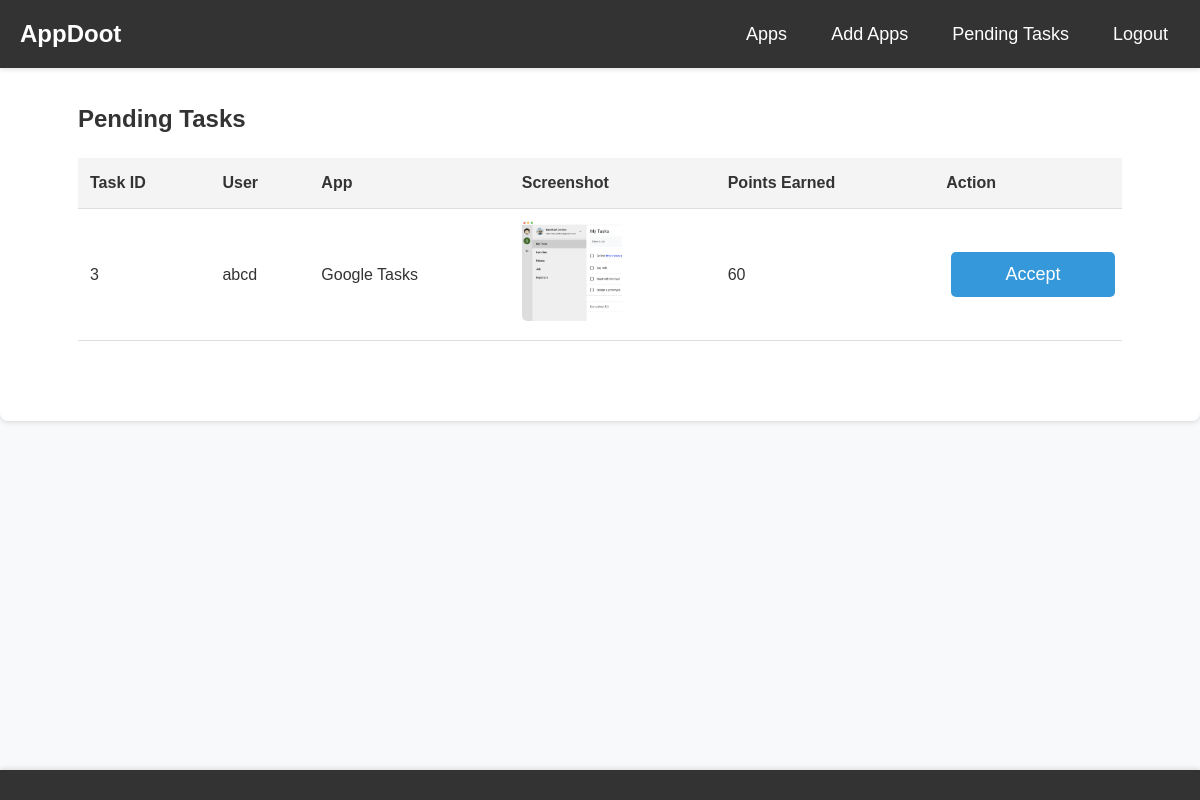
The page /api/v1/user/admin/pending-tasks/ (signed in) on the database its author committed.
### android/models.py (models this page shows, shortened)
class UserApps(models.Model):
    user = models.ForeignKey(User, on_delete=models.CASCADE)
    app = models.ForeignKey(App, on_delete=models.CASCADE)
    screenshot = models.ImageField(upload_to='screenshots/')
    points_earned = models.IntegerField(default=0)
    is_completed = models.BooleanField(default=False)

class App(models.Model):
    name = models.CharField(max_length=100)
    url = models.URLField(max_length=200, unique=True)  # Changed from package_name to url
    category = models.CharField(max_length=100)
    sub_category = models.CharField(max_length=100)
    points = models.IntegerField()
    logo = models.ImageField(upload_to='app_logos/')  # Added field to store the app logo

### user/views.py (the view)
# urls.py: path('admin/pending-tasks/', admin_pending_tasks, name='admin_pending_tasks'),
@login_required
def admin_pending_tasks(request):
    if not request.user.is_staff:
        return redirect('home')  # Redirect if the user is not an admin
    tasks = UserApps.objects.filter(is_completed=False)
    return render(request, 'admin/admin_pending_tasks.html', {'tasks': tasks})

### user/templates/admin/admin_pending_tasks.html (shortened to what this page needs)
{% extends 'user/base1.html' %}
{% load static %}
{% block content %}
<div class="admin-tasks-container">
    <h2>Pending Tasks</h2>
    <table class="table">
        <thead>
            <tr>
                <th>Task ID</th>
                <th>User</th>
                <th>App</th>
                <th>Screenshot</th>
                <th>Points Earned</th>
                <th>Action</th>
            </tr>
        </thead>
        <tbody>
            {% for task in tasks %}
            <tr>
                <td>{{ task.id }}</td>
                <td>{{ task.user.username }}</td>
                <td>{{ task.app.name }}</td>
                <td>
                    {% if task.screenshot %}
                        {% with task.screenshot.url|slice:"6:" as screenshot_path %}
                            <a href="{% static screenshot_path %}" target="_blank">
                                <img src="{% static screenshot_path %}" alt="Screenshot" width="100" style="cursor: pointer;">
                            </a>
                        {% endwith %}
                    {% else %}
                        No Screenshot
                    {% endif %}
                </td>
                <td>{{ task.points_earned }}</td>
                <td>
                    {% if not task.is_completed %}
                        <form action="{% url 'accept_task' task.id %}" method="post">
                            <button type="submit" class="btn btn-success">Accept</button>
                        </form>
                    {% else %}
                        Accepted
                    {% endif %}
                </td>
            </tr>
            {% empty %}
            <tr>
                <td colspan="6">No pending tasks</td>
            </tr>
            {% endfor %}
        </tbody>
    </table>
</div>
{% endblock %}

### user/templates/user/base1.html (shortened to what this page needs)
{% load static %}
<!DOCTYPE html>
<html lang="en">
<head>
    <link rel="stylesheet" href="{% static 'styles.css' %}">
</head>
<body>
    <nav class="navbar">
        <div class="container">
            <a href="{% url 'home' %}" class="logo">AppDoot</a>
            <ul class="nav-links">
                {% if user.is_authenticated %}
                    {% if user.is_staff %}
                        <li><a href="{% url 'ListApps' %}">Apps</a></li>
                        <li><a href="{% url 'add_app' %}">Add Apps</a></li>
                        <li><a href="{% url 'admin_pending_tasks'%}">Pending Tasks</a></li>
                        <li><a href="{% url 'logout' %}">Logout</a></li>
                    {% else %}
                        <li><a href="{% url 'user_profile' %}">Profile</a></li>
                        <li><a href="{% url 'user_tasks' %}">Tasks</a></li>
                        <li><a href="{% url 'logout' %}">Logout</a></li>
                    {% endif %}
                {% else %}
                    <li><a href="{% url 'login' %}">Login</a></li>
                    <li><a href="{% url 'signup' %}">Signup</a></li>
                {% endif %}
            </ul>
        </div>
    </nav>
    <main class="main-content">
        {% block content %}{% endblock %}
    </main>
    <footer class="footer">
    </footer>
</body>
</html>

### AppDoot/static/styles.css (style rules this page uses)
body { font-family: Arial, sans-serif; margin: 0; padding: 0; box-sizing: border-box; background-color: #f8f9fa; color: #333; line-height: 1.6; }
.container { max-width: 1200px; margin: 0 auto; padding: 0 20px; }
.navbar { background-color: #333; color: #fff; padding: 15px 0; box-shadow: 0 2px 4px rgba(0, 0, 0, 0.1); position: fixed; top:0; width: 100%; z-index: 1000; }
.navbar .container { display: flex; justify-content: space-between; align-items: center; }
.navbar .logo { font-size: 24px; text-decoration: none; color: #fff; font-weight: bold; transition: color 0.3s ease; }
.nav-links { list-style: none; padding: 0; margin: 0; display: flex; align-items: center; }
.nav-links li { margin-left: 20px; }
.nav-links a { color: #fff; text-decoration: none; font-size: 18px; padding: 8px 12px; border-radius: 4px; transition: background-color 0.3s ease, color 0.3s ease; }
.main-content { padding: 40px 20px; background-color: #fff; box-shadow: 0 2px 4px rgba(0, 0, 0, 0.1); border-radius: 8px; margin-top: 20px; }
.footer { background-color: #333; color: #fff; padding: 15px 0; text-align: center; position: fixed; bottom: 0; width: 100%; box-shadow: 0 -2px 4px rgba(0, 0, 0, 0.1); }
button[type="submit"] { width: 100%; padding: 12px; background-color: #3498db; border: none; border-radius: 5px; color: #fff; font-size: 18px; cursor: pointer; transition: background-color 0.3s ease; }
.btn { display: inline-block; padding: 10px 20px; font-size: 16px; color: #fff; background-color: #007bff; border: none; border-radius: 4px; text-decoration: none; transition: background-color 0.3s ease, transform 0.3s ease; }
.admin-tasks-container { width: 90%; margin: 0 auto; padding: 20px; }
.table { width: 100%; border-collapse: collapse; margin-bottom: 20px; overflow-x: auto; }
.table th, .table td { padding: 12px; text-align: left; border-bottom: 1px solid #ddd; }
.table th { background-color: #f4f4f4; color: #333; font-weight: bold; }
.table img { border-radius: 5px; transition: transform 0.3s ease; }
.btn { display: inline-block; padding: 10px 15px; margin: 5px; border: none; border-radius: 4px; font-size: 16px; cursor: pointer; text-decoration: none; }
.btn-success { background-color: #28a745; color: #fff; }

### rows shown on the page
UserApps: id "3", user.username "abcd", app.name "Google Tasks", points_earned "60", is_completed "Accept"
